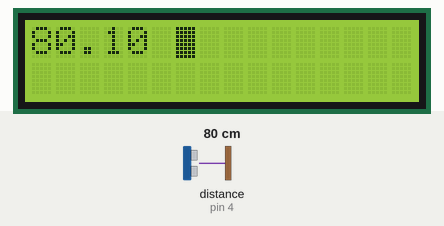
Simulated run of this sketch. Board: Arduino Uno, built with avr-gcc and run on an emulated ATmega328P. On the bench: 16×2 character LCD. Wiring (inferred from the names in the program): ultrasonic range finder: trigger pin 3; echo pin 4. The inputs (shaded band) are chosen by the test bench; at power-on: distance to the obstacle (sensor on pin 4) 80 cm. The echo pulse lasts 58.3 µs per cm; what the sketch prints to the serial monitor is not drawn.

Above: at 1.2 s.
1.3 s: distance to the obstacle (sensor on pin 4) set to 2 cm
At 2.9 s:
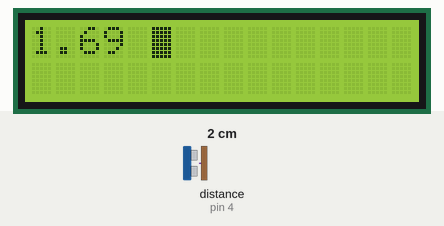
5.4 s: distance to the obstacle (sensor on pin 4) set to 4 cm
At 6.8 s:
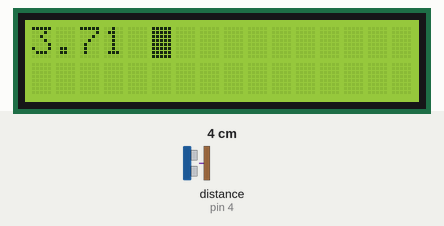
8.6 s: distance to the obstacle (sensor on pin 4) set to 9 cm
At 9.9 s:
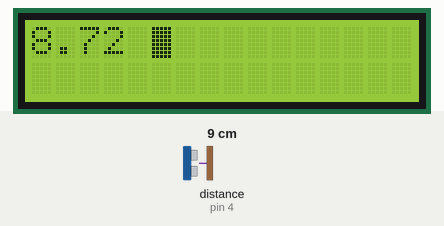
Timing chart, 0 to 11.6 s (numbered marks = the images above; inputs shaded):
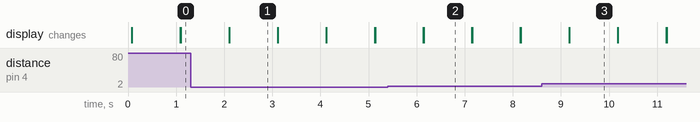

Measured:
- after the input at 1.3 s, the display: first differs from a run without the input after 0.81 s (image 1)
- after the input at 5.4 s, the display: first differs from a run without the input after 0.75 s (image 2)
- after the input at 8.6 s, the display: first differs from a run without the input after 0.58 s (image 3)
- what the display in image 1 shows lasts 1.0 s, from 2.1 s to 3.1 s

The sketch:

ultrasonic_to_lcd_display_i2c.ino
```cpp
#include <Wire.h>
#include <LiquidCrystal_I2C.h>

LiquidCrystal_I2C lcd(0x3F, 16, 2);

int us_trig = 3, us_echo = 4;
float times, distance;

void setup() {
  lcd.init();
  lcd.backlight();
  lcd.cursor();
  lcd.blink();
  lcd.clear();
  Serial.begin(9600);
  pinMode(us_trig, OUTPUT);
  pinMode(us_echo, INPUT);
}

void loop() {

  digitalWrite(us_trig, HIGH);
  delayMicroseconds(10);  //keeping trig pin high for 10 mircoseconds to send us signal
  digitalWrite(us_trig, LOW);

  //reading the time taken for the echo pin to become high
  times = pulseIn(us_echo, HIGH);

  distance = (times / 2 )/ 29;

  Serial.println(distance);
  lcd.setCursor(0,0);
  lcd.print(distance);
  lcd.print("\t");
  delay(1000);
  lcd.clear();
}
```
